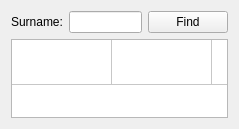
   <widget class="QWidget" name="verticalLayoutWidget_2">
    <property name="geometry">
     <rect>
      <x>480</x>
      <y>160</y>
      <width>239</width>
      <height>129</height>
     </rect>
    </property>
    <layout class="QVBoxLayout" name="verticalLayout_surname">
     <item>
      <layout class="QHBoxLayout" name="horizontalLayout_3">
       <item>
        <widget class="QLabel" name="label_3">
         <property name="text">
          <string>Surname:</string>
         </property>
        </widget>
       </item>
       <item>
        <widget class="QLineEdit" name="lineEdit_surname"/>
       </item>
       <item>
        <widget class="QPushButton" name="pushButton_surname">
         <property name="text">
          <string>Find</string>
         </property>
        </widget>
       </item>
      </layout>
     </item>
     <item>
      <widget class="QTableWidget" name="tableWidget_surname">
       <property name="minimumSize">
        <size>
         <width>0</width>
         <height>0</height>
        </size>
       </property>
       <property name="font">
        <font>
         <pointsize>12</pointsize>
        </font>
       </property>
       <property name="styleSheet">
        <string notr="true"> QHeaderView::section{
            border-top:1px solid #D8D8D8;
            border-left:1px solid #D8D8D8;
            border-right:1px solid #D8D8D8;
            border-bottom: 1px solid #D8D8D8;
            background-color: #b4b4b4;
            padding:4px;
        }
        QTableCornerButton::section{
            border-top:1px solid #D8D8D8;
            border-left:1px solid #D8D8D8;
            border-right:1px solid #D8D8D8;
            border-bottom: 1px solid #D8D8D8;
            background-color:white;
        }</string>
       </property>
       <property name="lineWidth">
        <number>1</number>
       </property>
       <property name="verticalScrollBarPolicy">
        <enum>Qt::ScrollBarAlwaysOff</enum>
       </property>
       <property name="horizontalScrollBarPolicy">
        <enum>Qt::ScrollBarAlwaysOff</enum>
       </property>
       <property name="sizeAdjustPolicy">
        <enum>QAbstractScrollArea::AdjustToContents</enum>
       </property>
       <property name="editTriggers">
        <set>QAbstractItemView::NoEditTriggers</set>
       </property>
       <property name="showGrid">
        <bool>true</bool>
       </property>
       <property name="gridStyle">
        <enum>Qt::SolidLine</enum>
       </property>
       <property name="cornerButtonEnabled">
        <bool>true</bool>
       </property>
       <property name="rowCount">
        <number>1</number>
       </property>
       <attribute name="horizontalHeaderVisible">
        <bool>false</bool>
       </attribute>
       <attribute name="horizontalHeaderStretchLastSection">
        <bool>true</bool>
       </attribute>
       <attribute name="verticalHeaderVisible">
        <bool>false</bool>
       </attribute>
       <attribute name="verticalHeaderCascadingSectionResizes">
        <bool>false</bool>
       </attribute>
       <attribute name="verticalHeaderMinimumSectionSize">
        <number>45</number>
       </attribute>
       <attribute name="verticalHeaderDefaultSectionSize">
        <number>45</number>
       </attribute>
       <row/>
       <column>
        <property name="text">
         <string>№</string>
        </property>
        <property name="toolTip">
         <string>&lt;html&gt;&lt;head/&gt;&lt;body&gt;&lt;p&gt;yuhu&lt;/p&gt;&lt;p&gt;&lt;br/&gt;&lt;/p&gt;&lt;/body&gt;&lt;/html&gt;</string>
        </property>
        <property name="background">
         <color>
          <red>180</red>
          <green>180</green>
          <blue>180</blue>
         </color>
        </property>
       </column>
       <column>
        <property name="text">
         <string>Surname</string>
        </property>
        <property name="background">
         <color>
          <red>150</red>
          <green>150</green>
          <blue>150</blue>
         </color>
        </property>
       </column>
       <column>
        <property name="text">
         <string>Name</string>
        </property>
        <property name="background">
         <color>
          <red>150</red>
          <green>150</green>
          <blue>150</blue>
         </color>
        </property>
       </column>
       <column>
        <property name="text">
         <string>Phone number</string>
        </property>
        <property name="background">
         <color>
          <red>150</red>
          <green>150</green>
          <blue>150</blue>
         </color>
        </property>
       </column>
       <column>
        <property name="text">
         <string>Subscription type</string>
        </property>
        <property name="background">
         <color>
          <red>150</red>
          <green>150</green>
          <blue>150</blue>
         </color>
        </property>
       </column>
       <column>
        <property name="text">
         <string>Duration</string>
        </property>
        <property name="background">
         <color>
          <red>150</red>
          <green>150</green>
          <blue>150</blue>
         </color>
        </property>
       </column>
      </widget>
     </item>
    </layout>
   </widget>
